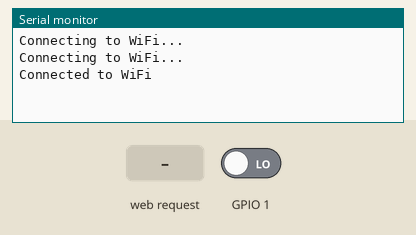
A sketch run on a simulated ESP32. Parts: the last lines printed to the serial monitor. The test bench sets the inputs (shaded band); at power-on: GPIO 1 LOW. WiFi joins after 1.5 s; servers stay silent unless stated; uploads are accepted with an empty reply; EEPROM starts erased.

Above: at 3.2 s.
3.3 s: GPIO 1 driven HIGH
At 4.3 s:
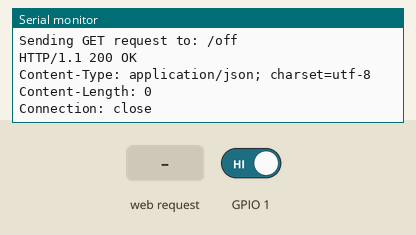
5.0 s: HTTP request GET /on received
At 6.2 s:
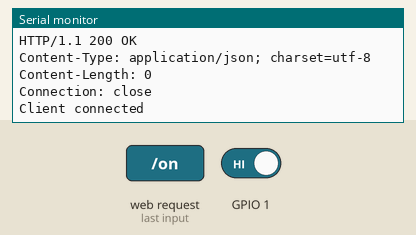
6.5 s: HTTP request GET /seturl received
At 7.6 s:
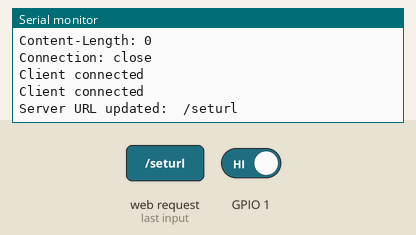
8.0 s: GPIO 1 driven LOW
At 8.27 s:
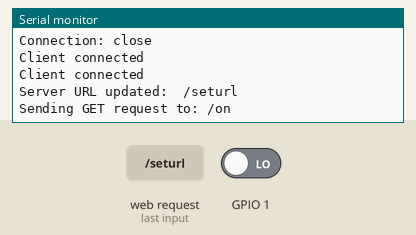

Measured:
- after the input at 3.3 s, the serial monitor: prints a new line after 0.20 s (image 1)
- after the input at 5.0 s, the serial monitor: prints a new line at once (image 2)
- after the input at 6.5 s, the serial monitor: prints a new line at once (image 3)
- after the input at 8.0 s, the serial monitor: prints a new line after 0.20 s (image 4)

The sketch:

Arrakis.ino
```cpp
#include <WiFi.h>
#include <EEPROM.h>

// Define your network credentials
const char* ssid = "MySSID";
const char* password = "SmePasswrd";

// Set your server IP and port
const char* serverAddress = "xxx.xxx.xxx.xxx";
const int serverPort = 6060;

// EEPROM address to store the server URL
const int eepromAddress = 0;

WiFiServer server(80);

int lastPinD0State = HIGH;

void setup() {
  // Start the serial communication
  Serial.begin(115200);

  // Connect to Wi-Fi
  WiFi.begin(ssid, password);
  while (WiFi.status() != WL_CONNECTED) {
    delay(1000);
    Serial.println("Connecting to WiFi...");
  }
  Serial.println("Connected to WiFi");

  // Initialize EEPROM
  EEPROM.begin(512);

  // Read the server URL from EEPROM
  String serverURL;
  EEPROM.get(eepromAddress, serverURL);
  if (serverURL.length() > 0) {
    Serial.print("Server URL loaded: ");
    Serial.println(serverURL);
  } else {
    serverURL = "on"; // Default server URL
    EEPROM.put(eepromAddress, serverURL);
    EEPROM.commit();
  }

  // Start the server
  server.begin();
}

void loop() {
  // Check if pin D0 state has changed
  int currentPinD0State = !digitalRead(D0);
  if (currentPinD0State != lastPinD0State) {
    // Build the URL based on the pin state
    String url;
    if (currentPinD0State == HIGH) {
      url = "/on";
    } else {
      url = "/off";
    }

    // Send an HTTP GET request to the server
    sendHttpRequest(url);

    lastPinD0State = currentPinD0State;
  }

  // Check if a client has connected
  WiFiClient client = server.available();
  if (client) {
    Serial.println("Client connected");

    // Read the HTTP request
    String request = client.readStringUntil('\r');
    client.flush();

    // Check if the request contains a new server URL
    if (request.indexOf("GET /seturl") != -1) {
      String newURL = request.substring(request.indexOf("url=") + 4, request.indexOf("HTTP"));
      EEPROM.put(eepromAddress, newURL);
      EEPROM.commit();
      client.println("HTTP/1.1 200 OK");
      client.println("Content-Type: text/plain");
      client.println();
      client.println("Server URL updated");
      client.stop();
      Serial.print("Server URL updated: ");
      Serial.println(newURL);
    }
    else {
      client.println("HTTP/1.1 200 OK");
      client.println("Content-Type: text/plain");
      client.println();
      client.print("Current Server URL: ");
      client.println(serverAddress);
      client.stop();
    }
  }
}

void sendHttpRequest(String url) {
  WiFiClient client;
  if (client.connect(serverAddress, serverPort)) {
    Serial.print("Sending GET request to: ");
    Serial.println(url);
    client.print("GET ");
    client.print(url);
    client.println(" HTTP/1.1");
    client.print("Host: ");
    client.println(serverAddress);
    client.println("Connection: close");
    client.println();
    delay(10);
    while (client.connected()) {
      if (client.available()) {
        String line = client.readStringUntil('\r');
        Serial.println(line);
      }
    }
    client.stop();
  }
}
```
